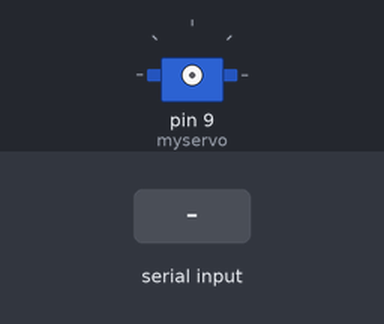
Bench run of a sketch on a simulated Arduino Uno, built with avr-gcc and run on an emulated ATmega328P. On the bench: servo. Inputs (shaded band) come from the test bench.

Above: at 1.2 s.
1.3 s: "30,150\n" received over Serial
At 1.45 s:
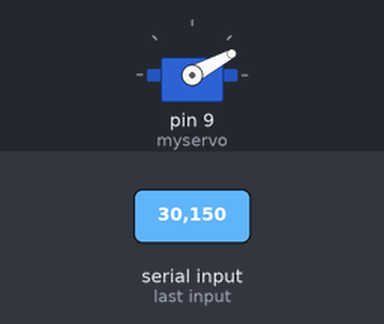
At 2.9 s:
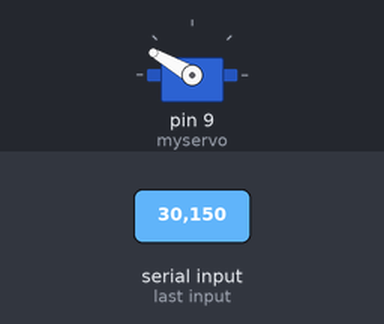
3.5 s: "2\n" received over Serial
At 3.98 s:
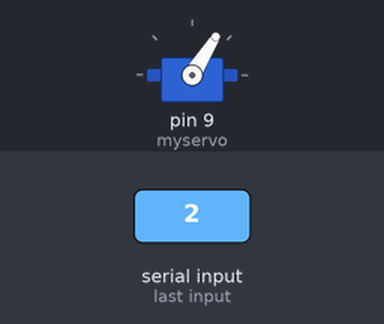
Timing chart, 0 to 6.5 s (numbered marks = the images above; inputs shaded):
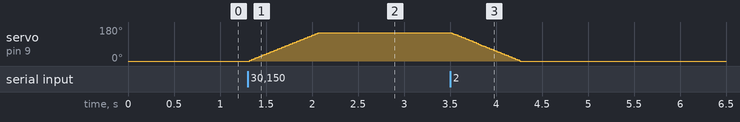

The sketch:

servo_grasp_release.ino
```cpp
/*
   communicate with GUI module
   control motor
*/
#include <Servo.h>

Servo myservo;

int pos = 0;

void setup()
{
  Serial.begin(9600); // send and receive at 9600 baud
}

//bool flag = false;

void loop()
{
  if (Serial.available()) {
    int command = Serial.read() - 48;
    if (command == 1) { // 1 means grasp component
      myservo.attach(9);
      for (pos = 0; pos <= 150; pos += 1) { // goes from 0 degrees to 180 degrees
        myservo.write(pos);              // tell servo to go to position in variable 'pos'
        delay(5);                       // waits 15ms for the servo to reach the position
      }
      myservo.detach();

    } else if (command == 2) { // 2 means release component
      myservo.attach(9);
      for (pos = 150; pos >= 0; pos -= 1) { // goes from 180 degrees to 0 degrees
        myservo.write(pos);              // tell servo to go to position in variable 'pos'
        delay(5);                       // waits 15ms for the servo to reach the position
      }
      myservo.detach();

    }
    //    Serial.read();
  }
}

// if(myservo.read() == 0){ // check whether servo arrives position 0
// Serial.print(1, DEC);  // 1 means succeed to release
// }else{
// Serial.print(0, DEC);  // 0 means fail to release
// }
```

Measured:
- after the input at 1.3 s, servo on pin 9 (myservo): moves from 0° to 150° over 0.74 s, starting at once
- after the input at 3.5 s, servo on pin 9 (myservo): moves from 150° to 0° over 0.74 s, starting at once
